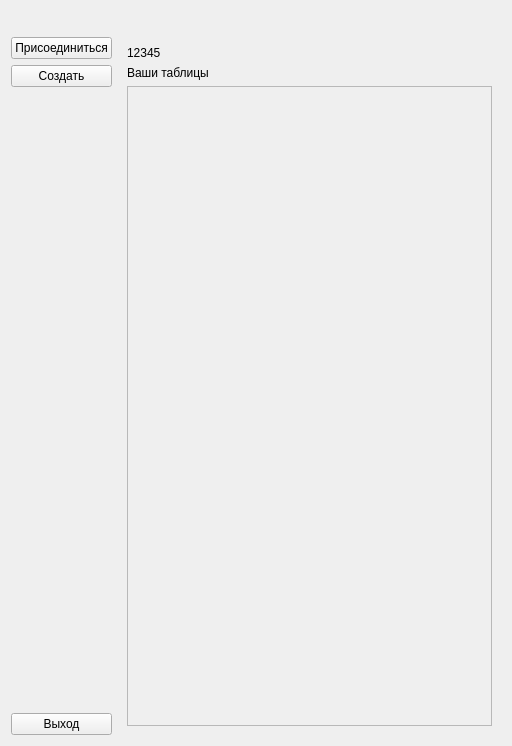
<?xml version="1.0" encoding="UTF-8"?>
<ui version="4.0">
 <class>accountWindow</class>
 <widget class="QWidget" name="accountWindow">
  <property name="geometry">
   <rect>
    <x>0</x>
    <y>0</y>
    <width>512</width>
    <height>746</height>
   </rect>
  </property>
  <property name="windowTitle">
   <string>NedoRello</string>
  </property>
  <property name="styleSheet">
   <string notr="true">background-image: url(:/Assets/bg.png);</string>
  </property>
  <layout class="QGridLayout" name="gridLayout">
   <item row="0" column="0">
    <layout class="QVBoxLayout" name="verticalLayout_3">
     <item>
      <layout class="QHBoxLayout" name="horizontalLayout_2">
       <item>
        <spacer name="horizontalSpacer_2">
         <property name="orientation">
          <enum>Qt::Horizontal</enum>
         </property>
         <property name="sizeHint" stdset="0">
          <size>
           <width>40</width>
           <height>20</height>
          </size>
         </property>
        </spacer>
       </item>
       <item>
        <widget class="QLabel" name="labelImage">
         <property name="maximumSize">
          <size>
           <width>150</width>
           <height>70</height>
          </size>
         </property>
         <property name="text">
          <string/>
         </property>
         <property name="pixmap">
          <pixmap resource="../../../resourse.qrc">:/Assets/NedoRello.png</pixmap>
         </property>
         <property name="scaledContents">
          <bool>true</bool>
         </property>
        </widget>
       </item>
       <item>
        <spacer name="horizontalSpacer">
         <property name="orientation">
          <enum>Qt::Horizontal</enum>
         </property>
         <property name="sizeHint" stdset="0">
          <size>
           <width>40</width>
           <height>20</height>
          </size>
         </property>
        </spacer>
       </item>
      </layout>
     </item>
     <item>
      <layout class="QHBoxLayout" name="horizontalLayout">
       <item>
        <layout class="QVBoxLayout" name="verticalLayout">
         <item>
          <widget class="QPushButton" name="buttonEnter">
           <property name="text">
            <string>Присоединиться</string>
           </property>
          </widget>
         </item>
         <item>
          <widget class="QPushButton" name="buttonCreate">
           <property name="text">
            <string>Создать</string>
           </property>
          </widget>
         </item>
         <item>
          <spacer name="verticalSpacer">
           <property name="orientation">
            <enum>Qt::Vertical</enum>
           </property>
           <property name="sizeHint" stdset="0">
            <size>
             <width>17</width>
             <height>37</height>
            </size>
           </property>
          </spacer>
         </item>
         <item>
          <widget class="QPushButton" name="buttonExit">
           <property name="text">
            <string>Выход</string>
           </property>
          </widget>
         </item>
        </layout>
       </item>
       <item>
        <widget class="QWidget" name="widget" native="true">
         <layout class="QGridLayout" name="gridLayout_2">
          <item row="1" column="0">
           <widget class="QLabel" name="labelAccountTables">
            <property name="text">
             <string>Ваши таблицы</string>
            </property>
           </widget>
          </item>
          <item row="2" column="0">
           <widget class="QScrollArea" name="scrollArea">
            <property name="styleSheet">
             <string notr="true">background-image: url(:/Assets/bg.png);</string>
            </property>
            <property name="widgetResizable">
             <bool>true</bool>
            </property>
            <widget class="QWidget" name="scrollAreaWidgetContents">
             <property name="geometry">
              <rect>
               <x>0</x>
               <y>0</y>
               <width>327</width>
               <height>563</height>
              </rect>
             </property>
             <layout class="QVBoxLayout" name="verticalLayout_2">
              <item>
               <layout class="QVBoxLayout" name="verticalLayoutForBoards"/>
              </item>
             </layout>
            </widget>
           </widget>
          </item>
          <item row="0" column="0">
           <widget class="QLabel" name="labelLogin">
            <property name="text">
             <string>12345</string>
            </property>
           </widget>
          </item>
         </layout>
        </widget>
       </item>
      </layout>
     </item>
    </layout>
   </item>
  </layout>
 </widget>
 <resources>
  <include location="../../../resourse.qrc"/>
 </resources>
 <connections/>
</ui>
